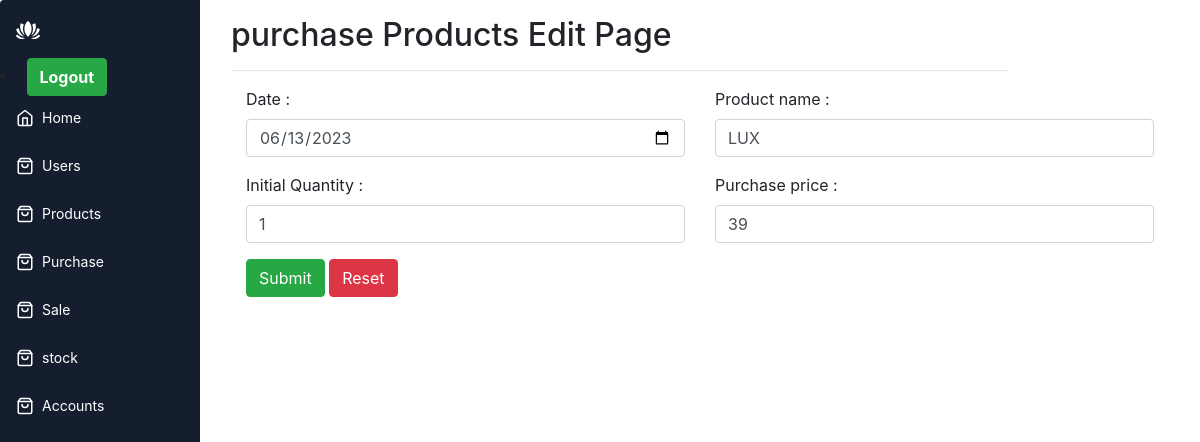
The app's page /purchase_edit.php?id=7 with its own data.
### tables this page shows
CREATE TABLE `purchase` (
  `id` int(11) NOT NULL,
  `date` date NOT NULL,
  `product_name` text NOT NULL,
  `qty` int(255) NOT NULL,
  `price` int(255) NOT NULL,
  `status` varchar(500) NOT NULL
);

### purchase_edit.php (the view, shortened to what this page needs)
<?php
    include 'include/connection.php';
    include 'include/header.php' ;
    $id = $_GET['id'] ;
    $sql = "SELECT * FROM purchase WHERE id='$id'";
    $result = $db->query($sql);
    $data = $result->fetch_assoc();
?>
<div class="app-content">
    <div class="container">
        <div class="row">
            <div class="col-md-10">
                <h2>  purchase Products Edit Page</h2>  <hr>
            </div>
        </div>
    <div class="container">
            <div class="row">
              <div class="col-md-12">
                    <form action="update-purchase.php" method="POST">
                            <div class="row">
                                <div class="col-md-6">
                                            <div class="form-group">
                                                    <label for="">Date :</label>
                                                    <input name="date" type="date" value="<?php echo $data['date'] ; ?>" class="form-control" placeholder="Enter Date">
                                             </div>
                                </div>
                                <div class="col-md-6">
                                        <div class="form-group">
                                            <label for="">Product name :</label>
                                            <input name="product_name" type="text" value="<?php echo $data['product_name'] ; ?>" class="form-control" placeholder="Enter product name">
                                        </div>
                                </div>
                            </div>
                            <div class="row">
                                <div class="col-md-6">
                                      <div class="form-group">
                                        <label for="">Initial Quantity :</label>
                                        <input name="qty" type="text" value="<?php echo $data['qty'] ; ?>"class="form-control" placeholder="Enter product initial qty">
                                    </div>
                                </div>
                                <div class="col-md-6">
                                   <div class="form-group">
                                        <label for="">Purchase price :</label>
                                        <input name="price" type="number"  value="<?php echo $data['price'] ; ?>" class="form-control" placeholder="Enter the purchase price">
                                    </div>
                                </div>
                            </div>
                                <button type="submit" class="btn btn-success">Submit</button>
                                <button type="reset" class="btn btn-danger">Reset</button>
                    </form>
               </div>
            </div>
    </div>
</div>
<?php include 'include/footer.php' ; ?>

### assets/style.css (style rules this page uses)
* { box-sizing: border-box; }
:root { --app-bg: #101827; --sidebar: rgba(21, 30, 47,1); --sidebar-main-color: #fff; --table-border: #1a2131; --table-header: #1a2131; --app-content-main-color: #fff; --sidebar-link: #fff; --sidebar-active-link: #1d283c; --sidebar-hover-link: #1a2539; --action-color: #2869ff; --action-color-hover: #6291fd; --app-content-secondary-color: #1d283c; --filter-reset: #2c394f; --filter-shadow: rgba(16, 24, 39, 0.8) 0px 6px 12px -2px, rgba(0, 0, 0, 0.3) 0px 3px 7px -3px; }
body, html { margin: 0; padding: 0; height: 100%; width: 100%; }
body { overflow: hidden; font-family: "Poppins", sans-serif; background-color: var(--app-bg); -webkit-font-smoothing: antialiased; -moz-osx-font-smoothing: grayscale; }
.app-content { padding: 16px; background-color: #ffffff; height: 100%; flex: 1; max-height: 100%; display: flex; flex-direction: column; }

### records on screen
purchase: date "06/13/2023", product_name "LUX", qty "1", price "39"
